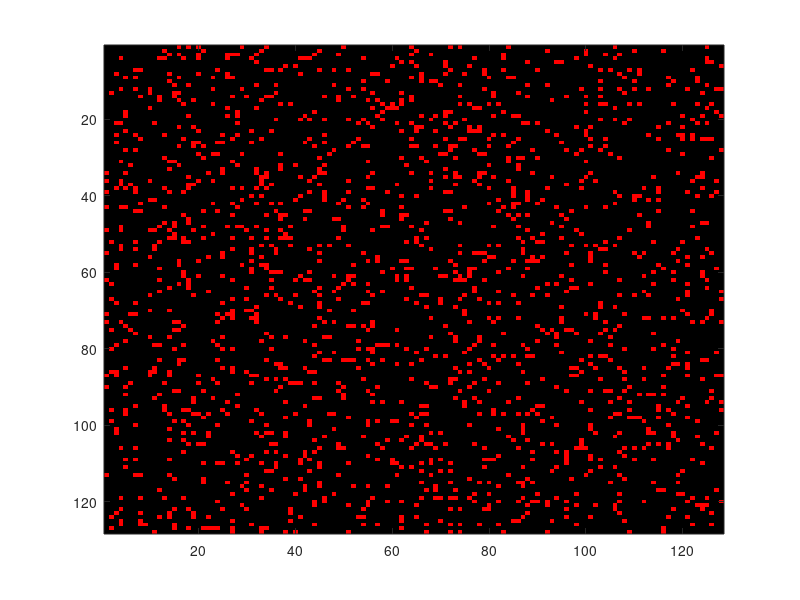

The MATLAB script that drew this image: (Note: this script raises an error after producing the figure.)
%
%CA driver
%
%excitable media
clc
clf
clear all

n=128;

z=zeros(n,n);
cells=z;

cells = (rand(n,n))<.1 ;
%cells(n/2,n*.25:n*.75) = 1;
%cells(n*.25:n*.75,n/2) = 1;
sum=z;

imh = image(cat(3,cells,z,z));
set(imh, 'erasemode', 'none')
axis equal
axis tight

x = [2:n-1];
y = [2:n-1];

t = 6; % center value=6; 7 makes fast pattern; 5 analiating waves
t1 = 3; % center value=3
for i=1:1200


    sum(x,y) = ((cells(x,y-1)>0)&(cells(x,y-1)<t)) + ((cells(x,y+1)>0)&(cells(x,y+1)<t)) + ...
        ((cells(x-1, y)>0)&(cells(x-1, y)<t)) + ((cells(x+1,y)>0)&(cells(x+1,y)<t)) + ...
        ((cells(x-1,y-1)>0)&(cells(x-1,y-1)<t)) + ((cells(x-1,y+1)>0)&(cells(x-1,y+1)<t)) + ...
        ((cells(x+1,y-1)>0)&(cells(x+1,y-1)<t)) + ((cells(x+1,y+1)>0)&(cells(x+1,y+1)<t));

    cells = ((cells==0) & (sum>=t1)) + ...
            2*(cells==1) + ...
            3*(cells==2) + ...
            4*(cells==3) + ...
            5*(cells==4) + ...
            6*(cells==5) +...
            7*(cells==6) +...
            8*(cells==7) +...
            9*(cells==8) +...
            0*(cells==9);

    set(imh, 'cdata', cat(3,z,cells/10,z) )
    drawnow
end